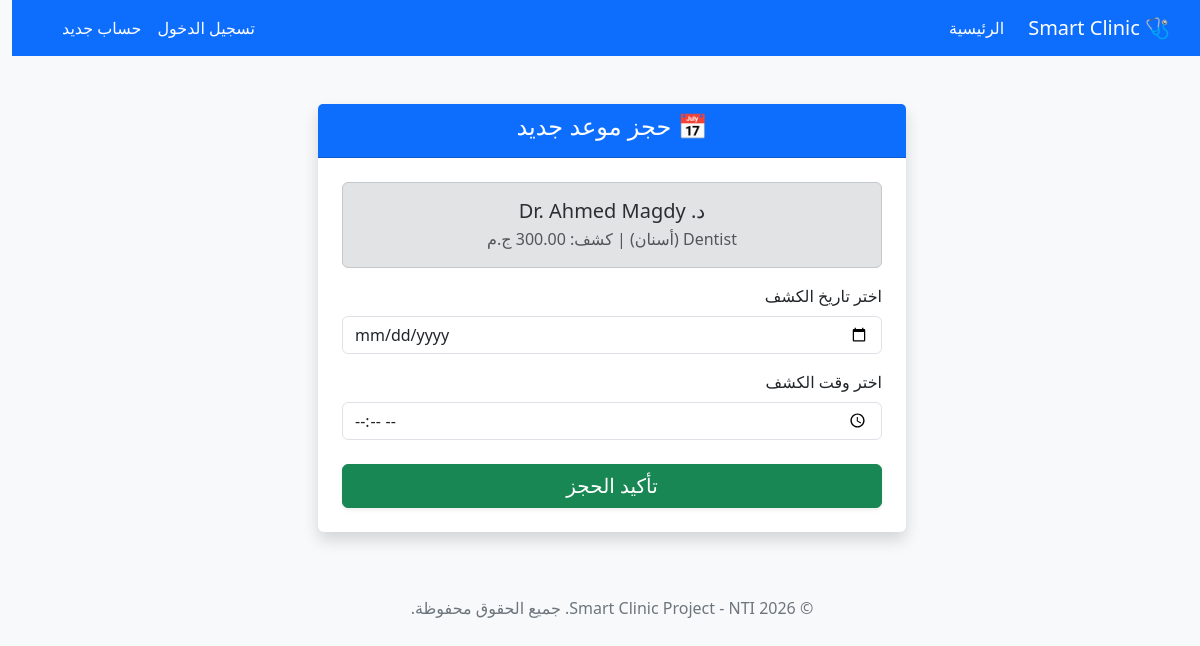
Page /book.php?doctor_id=1 (signed in) on the committed database.
### tables this page shows
CREATE TABLE `doctors` (
  `id` int(11) NOT NULL,
  `doctor_name` varchar(100) NOT NULL,
  `specialty` varchar(100) NOT NULL,
  `image_url` varchar(255) DEFAULT NULL,
  `consultation_fee` decimal(10,2) NOT NULL
);

### book.php (the view, shortened to what this page needs)
<?php
global $connection;
$doctor_id = $_GET['doctor_id'] ?? 0;
$doc_query = "SELECT * FROM `doctors` WHERE id = '$doctor_id'";
$doc_result = mysqli_query($connection, $doc_query);
$doctor = mysqli_fetch_assoc($doc_result);
require 'includes/header.php';
?>
<div class="row justify-content-center mt-5">
    <div class="col-md-6">
        <div class="card shadow border-0">
            <div class="card-header bg-primary text-white text-center">
                <h4>📅 حجز موعد جديد</h4>
            </div>
            <div class="card-body p-4">
                <div class="alert alert-secondary text-center">
                    <h5 class="mb-1">د. <?= $doctor['doctor_name']; ?></h5>
                    <p class="mb-0 text-muted"><?= $doctor['specialty']; ?> | كشف: <?= $doctor['consultation_fee']; ?> ج.م</p>
                </div>
                <form method="POST" action="book.php?doctor_id=<?= $doctor_id; ?>">
                    <div class="mb-3">
                        <label class="form-label">اختر تاريخ الكشف</label>
                        <input type="date" name="appointment_date" class="form-control" required>
                    </div>
                    <div class="mb-4">
                        <label class="form-label">اختر وقت الكشف</label>
                        <input type="time" name="appointment_time" class="form-control" required>
                    </div>
                    <button type="submit" class="btn btn-success w-100 fs-5 shadow-sm">تأكيد الحجز</button>
                </form>
            </div>
        </div>
    </div>
</div>
<?php require 'includes/footer.php'; ?>

### includes/header.php (style rules this page uses)
body { font-family: 'Segoe UI', Tahoma, Geneva, Verdana, sans-serif; background-color: #f8f9fa; }

### rows in the picture
doctors: doctor_name "Dr. Ahmed Magdy", specialty "Dentist (أسنان)", consultation_fee "300.00"
